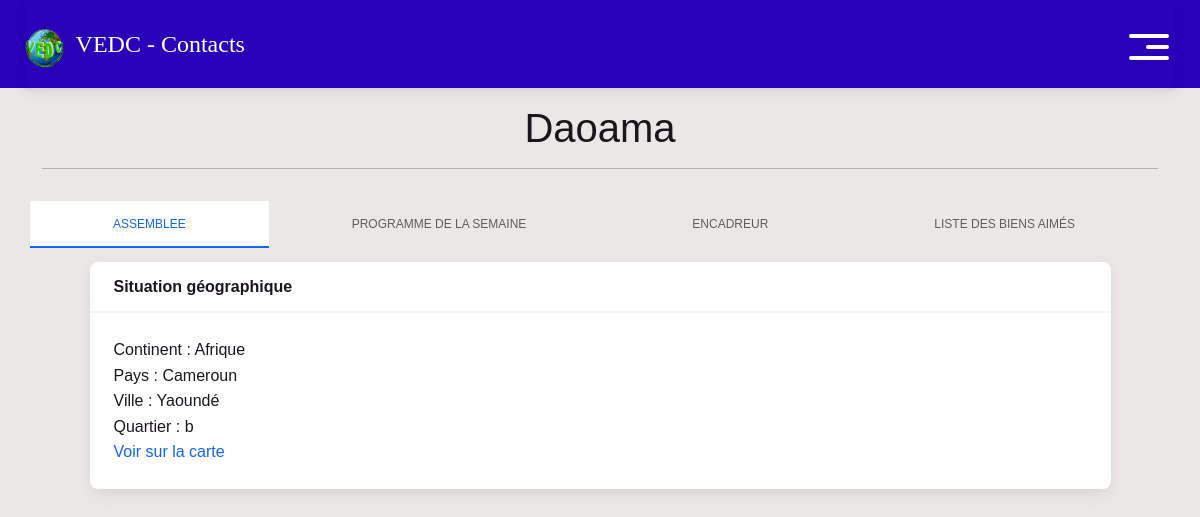
The page /assemblee_details/7/ on the database its author committed.
### main/models.py (models this page shows, shortened)
class Assemblee(models.Model):
    SRVT = 'Serviteur'
    PAST = 'Pasteur'
    DPT = 'Délégué Pastoral'
    DIACRE = 'Diacre'
    ENCADREUR_CHOICE = [
        (SRVT, 'Serviteur'),
        (PAST, 'Pasteur'),
        (DPT, 'Délégué Pastoral'),
        (DIACRE, 'Diacre'),
    ]
    Nom_assemblee = models.CharField(max_length=80)
    Encadreur = models.ForeignKey(User, related_name = 'Encandreur', on_delete=models.SET_NULL, blank = True, null =True)
    Type_encadreur = models.CharField(choices = ENCADREUR_CHOICE, max_length=50, default = SRVT)
    coordonnees_localisation = models.TextField(null = True, blank = True)
    pays = models.CharField( max_length=8)
    ville = models.CharField( max_length=50)
    Quartier = models.CharField(max_length=50, null = True, blank = True)
    CONTINENT_CHOICES = (
        ('Amérique','Amérique'),
        ('Afrique','Afrique'),
        ('Europe','Europe'),
        ('Asie','Asie'),
    )
    Continent = models.CharField (max_length=50, default = 'Afrique', choices = CONTINENT_CHOICES )
    Latitude = models.FloatField(null = True, blank = True)
    Longitude = models.FloatField(null = True,blank = True)
    link = ''
    def get_coodonees(self):
        return 'https://google.com/maps/dir//' + str(self.Latitude) + ',' + str(self.Longitude)
    def __str__(self):
        return self.Nom_assemblee

### main/views.py (the view)
# urls.py: path("assemblee_details/<assemblee_id>/", views.assemblee_details, name="assemblee_details"),
def assemblee_details(request, assemblee_id):
    context = {}
    assemblee = Assemblee.objects.get(pk = assemblee_id)
    try:
        serviteur = User.objects.get(pk = assemblee.Encadreur.id)
    except:
        serviteur = False
    fidele = Personne.objects.filter(assemblee_id = assemblee_id ).order_by('user__last_name')
    all_programme = Programme.objects.filter(assemble = assemblee)
    try:
        allnum_serviteur = Numero.objects.filter(utilisateur = serviteur)
    except:
        allnum_serviteur = False
    context['serviteur'] = serviteur
    context['assemblee'] = assemblee
    context['fidele'] = fidele
    context['all_programme'] = all_programme
    context['allnum_serviteur'] = allnum_serviteur
    return render(request,'assamble_details.html' , context)

### users/models.py (called while the page is built)
    def __str__(self):
        return '+' + str(self.code_du_pays) + ' ' + str(self.numero)

### templates/assamble_details.html (shortened to what this page needs)
{% extends 'base.html' %}
{% block content %}
<div class="container">
    <div class="row">
        <div class="col-12 my-3">
            <div class="text-center">
                <h1> {{assemblee}}</h1>
                <hr>
            </div>
        </div>
    </div>
</div>
<div class="container">
    <div class="row">
<ul class="nav nav-tabs nav-fill mb-3" id="ex1" role="tablist">
    <li class="nav-item" role="presentation">
      <a
        class="nav-link active"
        id="ex2-tab-1"
        data-mdb-toggle="tab"
        href="#ex2-tabs-1"
        role="tab"
        aria-controls="ex2-tabs-1"
        aria-selected="true"
        >assemblee</a
      >
    </li>
    <li class="nav-item" role="presentation">
      <a
        class="nav-link"
        id="ex2-tab-2"
        data-mdb-toggle="tab"
        href="#ex2-tabs-2"
        role="tab"
        aria-controls="ex2-tabs-2"
        aria-selected="false"
        >Programme de la semaine</a
      >
    </li>
    <li class="nav-item" role="presentation">
      <a
        class="nav-link"
        id="ex2-tab-3"
        data-mdb-toggle="tab"
        href="#ex2-tabs-3"
        role="tab"
        aria-controls="ex2-tabs-3"
        aria-selected="false"
        >Encadreur</a
      >
    </li>
    <li class="nav-item" role="presentation">
        <a
          class="nav-link"
          id="ex2-tab-4"
          data-mdb-toggle="tab"
          href="#ex2-tabs-4"
          role="tab"
          aria-controls="ex2-tabs-4"
          aria-selected="false"
          >Liste des Biens aimés</a
        >
      </li>
  </ul>
  <div class="tab-content" id="ex2-content">
    <div
      class="tab-pane fade show active"
      id="ex2-tabs-1"
      role="tabpanel"
      aria-labelledby="ex2-tab-1"
    >
        <div class="row justify-content-center">
            <div class="col-11">
                <div class="card">
                    <div class="card-header">
                        <strong> Situation géographique</strong>
                    </div>
                    <div class="card-body">
                        <div class="item">
                            <span class="title"> Continent : </span>
                            <span class="value"> {{assemblee.Continent}} </span>
                        </div>
                        <div class="item">
                            <span class="title"> Pays : </span>
                            <span class="value"> {{assemblee.pays}} </span>
                        </div>
                        <div class="item">
                            <span class="title"> Ville : </span>
                            <span class="value"> {{assemblee.ville}} </span>
                        </div>
                        <div class="item">
                            <span class="title"> Quartier : </span>
                            <span class="value"> {{assemblee.Quartier}} </span>
                        </div>
                        <div class="item">
                           <a href="{{assemblee.get_coodonees}}">Voir sur la carte</a>
                        </div>
                    </div>
                </div>
            </div>
        </div>
    </div>
  </div>
    </div>
</div>
{% endblock content %}

### static/css/style.css (style rules this page uses)
body { font-family: "Raleway", sans-serif; color: #1b161d; background-color: #a5a1a1; }
a, a:hover, a:focus { text-decoration: none; }

### templates/base.html (style rules this page uses)
body { font-family: "arial", sans-serif; color: #1b161d; background-color: #e5ddddb1; }
a, a:hover, a:focus { text-decoration: none; }
* { font-family: arial; }

### rows shown on the page
Assemblee: Nom_assemblee "Daoama", Continent "Afrique", pays "Cameroun", ville "Yaoundé", Quartier "b"
